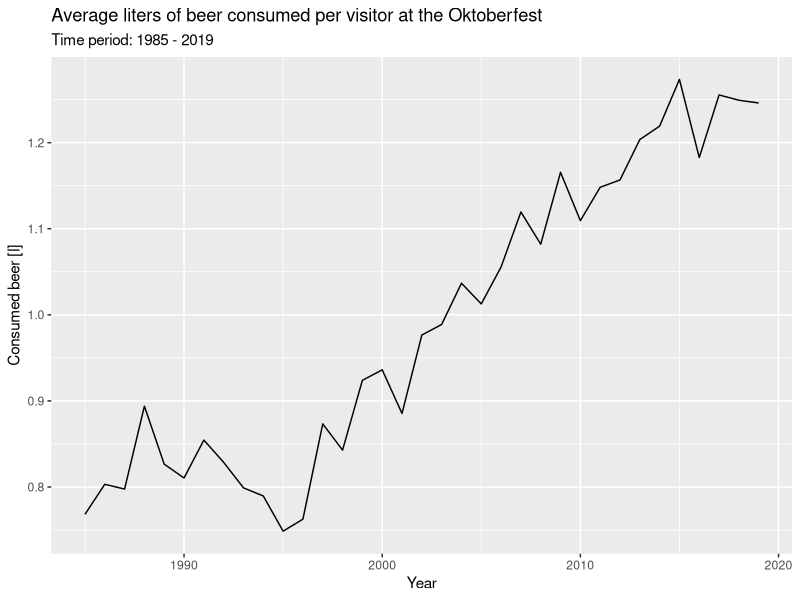
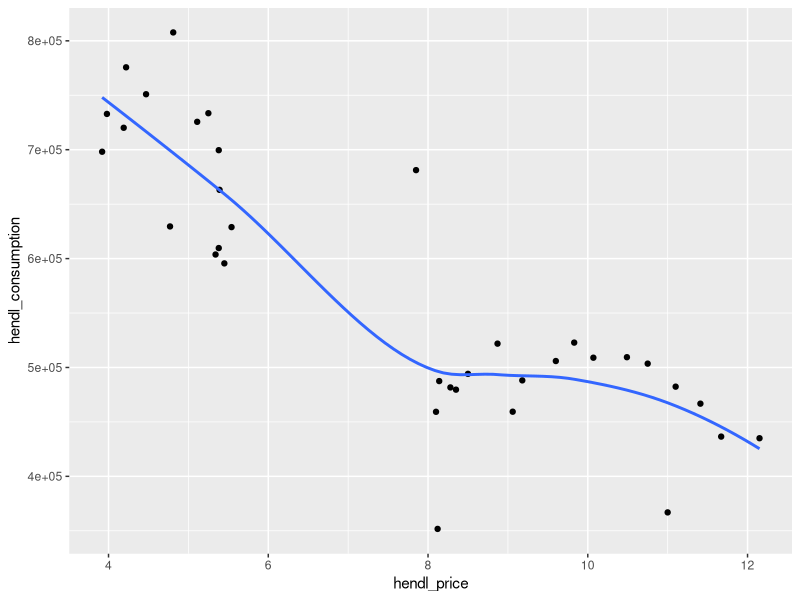
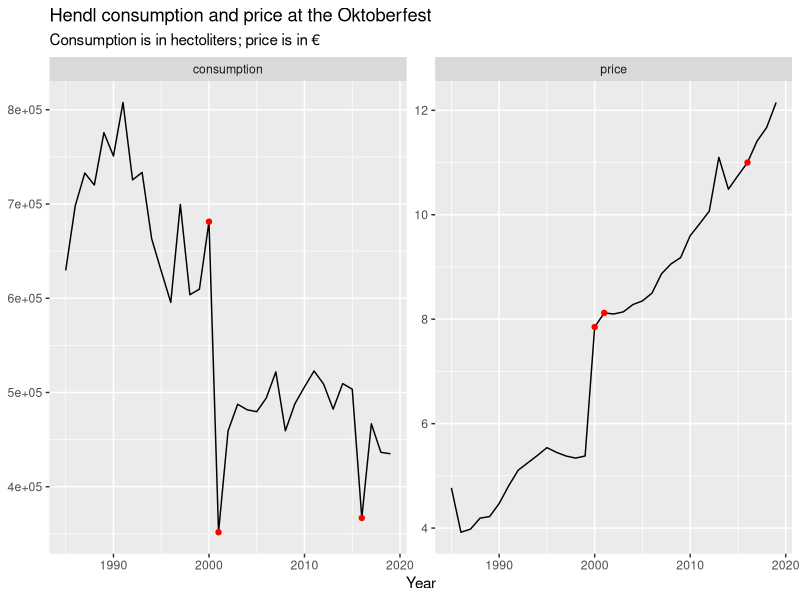

These figures' R source, in order:
## ---- chunk 1
library(tidyverse)
of <- read_csv("oktoberfest-en.csv")
of
## ---- chunk 2
of %>% pull(year)
## ---- chunk 3
of %>%
  mutate(beer_per_visitor_l = (100 * beer_consumption_hl) / 
           (visitors_total * 1000000)) %>%
  ggplot(data = ., mapping = aes(x = year, y = beer_per_visitor_l)) +
  geom_line() +
  labs(
    title = "Average liters of beer consumed per visitor at the Oktoberfest",
    subtitle = "Time period: 1985 - 2019", 
    x = "Year",
    y = "Consumed beer [l]"
  )
## ---- chunk 4
ggplot(data = of, mapping = aes(x = hendl_price, y = hendl_consumption)) +
  geom_point() +
  geom_smooth(se = FALSE)
## ---- chunk 5
ofp <- of %>%
  select(year, starts_with("hendl")) %>%
  mutate(is_outlier = case_when(
    hendl_price > 6 & hendl_consumption > 6e5 ~ TRUE,
    hendl_consumption < 4e5 ~ TRUE,
    TRUE ~ FALSE
  )) %>%
  pivot_longer(
    cols = starts_with("hendl"), 
    names_to = "variable", 
    values_to = "value", 
    names_pattern = "hendl_(.*)"
  )

ggplot(data = ofp, aes(x = year, y = value)) +
  geom_line() +
  geom_point(data = filter(ofp, is_outlier), color = "red") +
  facet_wrap(~ variable, scales = "free_y") +
  labs(
    x = "Year",
    y = NULL,
    title = "Hendl consumption and price at the Oktoberfest",
    subtitle = "Consumption is in hectoliters; price is in €"
  )
